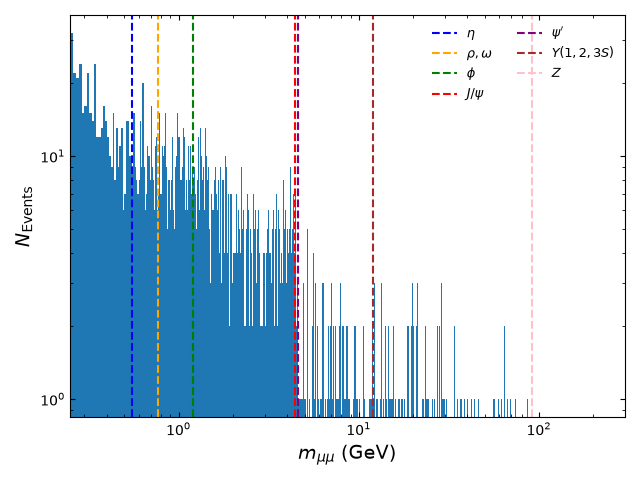

Source code (Python):
"""
https://github.com/cms-opendata-analyses/NanoAODRun1Examples/blob/main/dimuon_2012/dimuonSpectrum2012_eospublic.py
"""
import time
import uproot
import math
import tqdm
import matplotlib.pyplot as plt

def compute_px_py_pz_energy(pt, eta, phi, mass):
    px = pt * math.cos(phi)
    py = pt * math.sin(phi)
    pz = pt * math.sinh(eta)

    momentum2 = px**2 + py**2 + pz**2
    energy = math.sqrt(momentum2 + mass**2)

    return px, py, pz, energy

def compute_mass(px, py, pz, energy):
    mass2 = energy**2 - (px**2 + py**2 + pz**2)
    mass = math.sqrt(max(mass2, 0.0))
    return mass

path = "/store/hep/users/slowmoyang/NanoAODRun1Examples/Run2012BC_DoubleMuParked_Muons.root"
file = uproot.open(path)

tree = file['Events']
tree_iterator = tree.iterate(step_size=1, library='np')

#max_events = 10_000
max_events = tree.num_entries

dimuon_mass_list = []

analysis_start = time.time()

for chunk in tqdm.tqdm(tree.iterate(entry_stop=max_events, step_size=1, library='np'), total=max_events):
    event = {key: value[0] for key, value in chunk.items()}

    # Select events with at least two muons
    if event['nMuon'] < 2:
        continue

    # Select events with two muons of opposite charge and pT> 3 GeV
    if event['Muon_charge'][0] == event['Muon_charge'][1]:
        continue

    if (event['Muon_pt'][0] <= 3) or (event['Muon_pt'][1] <= 3):
        continue

    px_0, py_0, pz_0, energy_0 = compute_px_py_pz_energy(
        pt=event['Muon_pt'][0],
        eta=event['Muon_eta'][0],
        phi=event['Muon_eta'][0],
        mass=event['Muon_mass'][0],
    )

    px_1, py_1, pz_1, energy_1 = compute_px_py_pz_energy(
        pt=event['Muon_pt'][1],
        eta=event['Muon_eta'][1],
        phi=event['Muon_eta'][1],
        mass=event['Muon_mass'][1],
    )

    px = px_0 + px_1
    py = py_0 + py_1
    pz = pz_0 + pz_1
    energy = energy_0 + energy_1

    mass = compute_mass(px, py, pz, energy)
    dimuon_mass_list.append(mass)

analysis_elapsed_time = time.time() - analysis_start
print(f"Analysis time: {analysis_elapsed_time:.2f} seconds")

plotting_start = time.time()

fig, ax = plt.subplots()

ax.hist(dimuon_mass_list, bins=30_000, range=(0.25, 300.0))

# Log scales
ax.set_xscale("log")
ax.set_yscale("log")

ax.set_xlim(0.25, 300.0)

# Axis titles
ax.set_xlabel(r"$m_{\mu\mu}$ (GeV)", fontsize=14)
ax.set_ylabel(r"$N_{\mathrm{Events}}$", fontsize=14)

ax.tick_params(axis="both", which="both", direction="in", top=True, right=True)

# Resonance vertical lines with axvline labels, without loop

ax.axvline(0.55, color="blue", linestyle="--", label=r"$\eta$")
ax.axvline(0.77, color="orange", linestyle="--", label=r"$\rho,\omega$")
ax.axvline(1.2, color="green", linestyle="--", label=r"$\phi$")
ax.axvline(4.4, color="red", linestyle="--", label=r"$J/\psi$")
ax.axvline(4.6, color="purple", linestyle="--", label=r"$\psi'$")
ax.axvline(12.0, color="brown", linestyle="--", label=r"$Y(1,2,3S)$")
ax.axvline(91.0, color="pink", linestyle="--", label=r"$Z$")

ax.legend(
    loc="upper right",
    fontsize=9,
    frameon=False,
    ncol=2,
)

plt.tight_layout()
plt.savefig('./ex01.png')

plotting_elapsed_time = time.time() - plotting_start
print(f"Plotting time: {plotting_elapsed_time:.2f} seconds")
